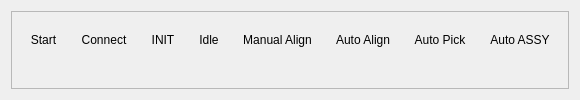
         <widget class="QWidget" name="AutoProcessPage">
          <property name="styleSheet">
           <string notr="true"/>
          </property>
          <layout class="QHBoxLayout" name="horizontalLayout_6">
           <item>
            <widget class="QFrame" name="Timeline">
             <property name="sizePolicy">
              <sizepolicy hsizetype="Preferred" vsizetype="Preferred">
               <horstretch>0</horstretch>
               <verstretch>0</verstretch>
              </sizepolicy>
             </property>
             <property name="styleSheet">
              <string notr="true"/>
             </property>
             <property name="frameShape">
              <enum>QFrame::Shape::StyledPanel</enum>
             </property>
             <property name="frameShadow">
              <enum>QFrame::Shadow::Raised</enum>
             </property>
             <layout class="QHBoxLayout" name="horizontalLayout_3">
              <item alignment="Qt::AlignmentFlag::AlignVCenter">
               <widget class="QWidget" name="StartWidget" native="true">
                <layout class="QVBoxLayout" name="verticalLayout_2">
                 <item>
                  <widget class="QLabel" name="StartText">
                   <property name="text">
                    <string>Start</string>
                   </property>
                   <property name="alignment">
                    <set>Qt::AlignmentFlag::AlignCenter</set>
                   </property>
                  </widget>
                 </item>
                 <item alignment="Qt::AlignmentFlag::AlignHCenter">
                  <widget class="QLabel" name="StartCircle">
                   <property name="sizePolicy">
                    <sizepolicy hsizetype="Fixed" vsizetype="Fixed">
                     <horstretch>0</horstretch>
                     <verstretch>0</verstretch>
                    </sizepolicy>
                   </property>
                   <property name="text">
                    <string/>
                   </property>
                   <property name="pixmap">
                    <pixmap>icons/white/timeline-circle.svg</pixmap>
                   </property>
                   <property name="scaledContents">
                    <bool>true</bool>
                   </property>
                   <property name="alignment">
                    <set>Qt::AlignmentFlag::AlignCenter</set>
                   </property>
                  </widget>
                 </item>
                </layout>
               </widget>
              </item>
              <item alignment="Qt::AlignmentFlag::AlignVCenter">
               <widget class="QWidget" name="ConnectWidget" native="true">
                <layout class="QVBoxLayout" name="verticalLayout">
                 <item>
                  <widget class="QLabel" name="ConnectText">
                   <property name="text">
                    <string>Connect</string>
                   </property>
                   <property name="alignment">
                    <set>Qt::AlignmentFlag::AlignCenter</set>
                   </property>
                  </widget>
                 </item>
                 <item alignment="Qt::AlignmentFlag::AlignHCenter">
                  <widget class="QLabel" name="ConnectCircle">
                   <property name="sizePolicy">
                    <sizepolicy hsizetype="Fixed" vsizetype="Fixed">
                     <horstretch>0</horstretch>
                     <verstretch>0</verstretch>
                    </sizepolicy>
                   </property>
                   <property name="text">
                    <string/>
                   </property>
                   <property name="pixmap">
                    <pixmap>icons/white/timeline-circle.svg</pixmap>
                   </property>
                   <property name="scaledContents">
                    <bool>true</bool>
                   </property>
                   <property name="alignment">
                    <set>Qt::AlignmentFlag::AlignCenter</set>
                   </property>
                  </widget>
                 </item>
                </layout>
               </widget>
              </item>
              <item alignment="Qt::AlignmentFlag::AlignVCenter">
               <widget class="QWidget" name="INITWidget" native="true">
                <layout class="QVBoxLayout" name="verticalLayout_3">
                 <item>
                  <widget class="QLabel" name="INITText">
                   <property name="text">
                    <string>INIT</string>
                   </property>
                   <property name="alignment">
                    <set>Qt::AlignmentFlag::AlignCenter</set>
                   </property>
                  </widget>
                 </item>
                 <item alignment="Qt::AlignmentFlag::AlignHCenter">
                  <widget class="QLabel" name="INITCircle">
                   <property name="sizePolicy">
                    <sizepolicy hsizetype="Fixed" vsizetype="Fixed">
                     <horstretch>0</horstretch>
                     <verstretch>0</verstretch>
                    </sizepolicy>
                   </property>
                   <property name="text">
                    <string/>
                   </property>
                   <property name="pixmap">
                    <pixmap>icons/white/timeline-circle.svg</pixmap>
                   </property>
                   <property name="scaledContents">
                    <bool>true</bool>
                   </property>
                   <property name="alignment">
                    <set>Qt::AlignmentFlag::AlignCenter</set>
                   </property>
                  </widget>
                 </item>
                </layout>
               </widget>
              </item>
              <item alignment="Qt::AlignmentFlag::AlignVCenter">
               <widget class="QWidget" name="IdleWidget" native="true">
                <layout class="QVBoxLayout" name="verticalLayout_6">
                 <item>
                  <widget class="QLabel" name="IdleText">
                   <property name="text">
                    <string>Idle</string>
                   </property>
                   <property name="alignment">
                    <set>Qt::AlignmentFlag::AlignCenter</set>
                   </property>
                  </widget>
                 </item>
                 <item alignment="Qt::AlignmentFlag::AlignHCenter">
                  <widget class="QLabel" name="IdleCircle">
                   <property name="sizePolicy">
                    <sizepolicy hsizetype="Fixed" vsizetype="Fixed">
                     <horstretch>0</horstretch>
                     <verstretch>0</verstretch>
                    </sizepolicy>
                   </property>
                   <property name="text">
                    <string/>
                   </property>
                   <property name="pixmap">
                    <pixmap>icons/white/timeline-circle.svg</pixmap>
                   </property>
                   <property name="scaledContents">
                    <bool>true</bool>
                   </property>
                   <property name="alignment">
                    <set>Qt::AlignmentFlag::AlignCenter</set>
                   </property>
                  </widget>
                 </item>
                </layout>
               </widget>
              </item>
              <item alignment="Qt::AlignmentFlag::AlignVCenter">
               <widget class="QWidget" name="ManualAlignWidget" native="true">
                <layout class="QVBoxLayout" name="verticalLayout_7">
                 <item>
                  <widget class="QLabel" name="ManualAlignText">
                   <property name="text">
                    <string>Manual Align</string>
                   </property>
                   <property name="alignment">
                    <set>Qt::AlignmentFlag::AlignCenter</set>
                   </property>
                  </widget>
                 </item>
                 <item alignment="Qt::AlignmentFlag::AlignHCenter">
                  <widget class="QLabel" name="ManualAlignCircle">
                   <property name="sizePolicy">
                    <sizepolicy hsizetype="Fixed" vsizetype="Fixed">
                     <horstretch>0</horstretch>
                     <verstretch>0</verstretch>
                    </sizepolicy>
                   </property>
                   <property name="text">
                    <string/>
                   </property>
                   <property name="pixmap">
                    <pixmap>icons/white/timeline-circle.svg</pixmap>
                   </property>
                   <property name="scaledContents">
                    <bool>true</bool>
                   </property>
                   <property name="alignment">
                    <set>Qt::AlignmentFlag::AlignCenter</set>
                   </property>
                  </widget>
                 </item>
                </layout>
               </widget>
              </item>
              <item alignment="Qt::AlignmentFlag::AlignVCenter">
               <widget class="QWidget" name="AutoAlignWidget" native="true">
                <layout class="QVBoxLayout" name="verticalLayout_8">
                 <item>
                  <widget class="QLabel" name="AutoAlignText">
                   <property name="text">
                    <string>Auto Align</string>
                   </property>
                   <property name="alignment">
                    <set>Qt::AlignmentFlag::AlignCenter</set>
                   </property>
                  </widget>
                 </item>
                 <item alignment="Qt::AlignmentFlag::AlignHCenter">
                  <widget class="QLabel" name="AutoAlignCircle">
                   <property name="sizePolicy">
                    <sizepolicy hsizetype="Fixed" vsizetype="Fixed">
                     <horstretch>0</horstretch>
                     <verstretch>0</verstretch>
                    </sizepolicy>
                   </property>
                   <property name="text">
                    <string/>
                   </property>
                   <property name="pixmap">
                    <pixmap>icons/white/timeline-circle.svg</pixmap>
                   </property>
                   <property name="scaledContents">
                    <bool>true</bool>
                   </property>
                   <property name="alignment">
                    <set>Qt::AlignmentFlag::AlignCenter</set>
                   </property>
                  </widget>
                 </item>
                </layout>
               </widget>
              </item>
              <item alignment="Qt::AlignmentFlag::AlignVCenter">
               <widget class="QWidget" name="AutoPickWidget" native="true">
                <layout class="QVBoxLayout" name="verticalLayout_9">
                 <item>
                  <widget class="QLabel" name="AutoPickText">
                   <property name="text">
                    <string>Auto Pick</string>
                   </property>
                   <property name="alignment">
                    <set>Qt::AlignmentFlag::AlignCenter</set>
                   </property>
                  </widget>
                 </item>
                 <item alignment="Qt::AlignmentFlag::AlignHCenter">
                  <widget class="QLabel" name="AutoPickCircle">
                   <property name="sizePolicy">
                    <sizepolicy hsizetype="Fixed" vsizetype="Fixed">
                     <horstretch>0</horstretch>
                     <verstretch>0</verstretch>
                    </sizepolicy>
                   </property>
                   <property name="text">
                    <string/>
                   </property>
                   <property name="pixmap">
                    <pixmap>icons/white/timeline-circle.svg</pixmap>
                   </property>
                   <property name="scaledContents">
                    <bool>true</bool>
                   </property>
                   <property name="alignment">
                    <set>Qt::AlignmentFlag::AlignCenter</set>
                   </property>
                  </widget>
                 </item>
                </layout>
               </widget>
              </item>
              <item alignment="Qt::AlignmentFlag::AlignVCenter">
               <widget class="QWidget" name="AssemblyWidget" native="true">
                <layout class="QVBoxLayout" name="verticalLayout_4">
                 <item alignment="Qt::AlignmentFlag::AlignTop">
                  <widget class="QLabel" name="AssemblyText">
                   <property name="text">
                    <string>Auto ASSY</string>
                   </property>
                   <property name="alignment">
                    <set>Qt::AlignmentFlag::AlignCenter</set>
                   </property>
                  </widget>
                 </item>
                 <item alignment="Qt::AlignmentFlag::AlignHCenter|Qt::AlignmentFlag::AlignVCenter">
                  <widget class="QLabel" name="AssemblyCircle">
                   <property name="sizePolicy">
                    <sizepolicy hsizetype="Fixed" vsizetype="Fixed">
                     <horstretch>0</horstretch>
                     <verstretch>0</verstretch>
                    </sizepolicy>
                   </property>
                   <property name="text">
                    <string/>
                   </property>
                   <property name="pixmap">
                    <pixmap>icons/white/timeline-circle.svg</pixmap>
                   </property>
                   <property name="scaledContents">
                    <bool>true</bool>
                   </property>
                   <property name="alignment">
                    <set>Qt::AlignmentFlag::AlignCenter</set>
                   </property>
                  </widget>
                 </item>
                </layout>
               </widget>
              </item>
             </layout>
            </widget>
           </item>
          </layout>
         </widget>
